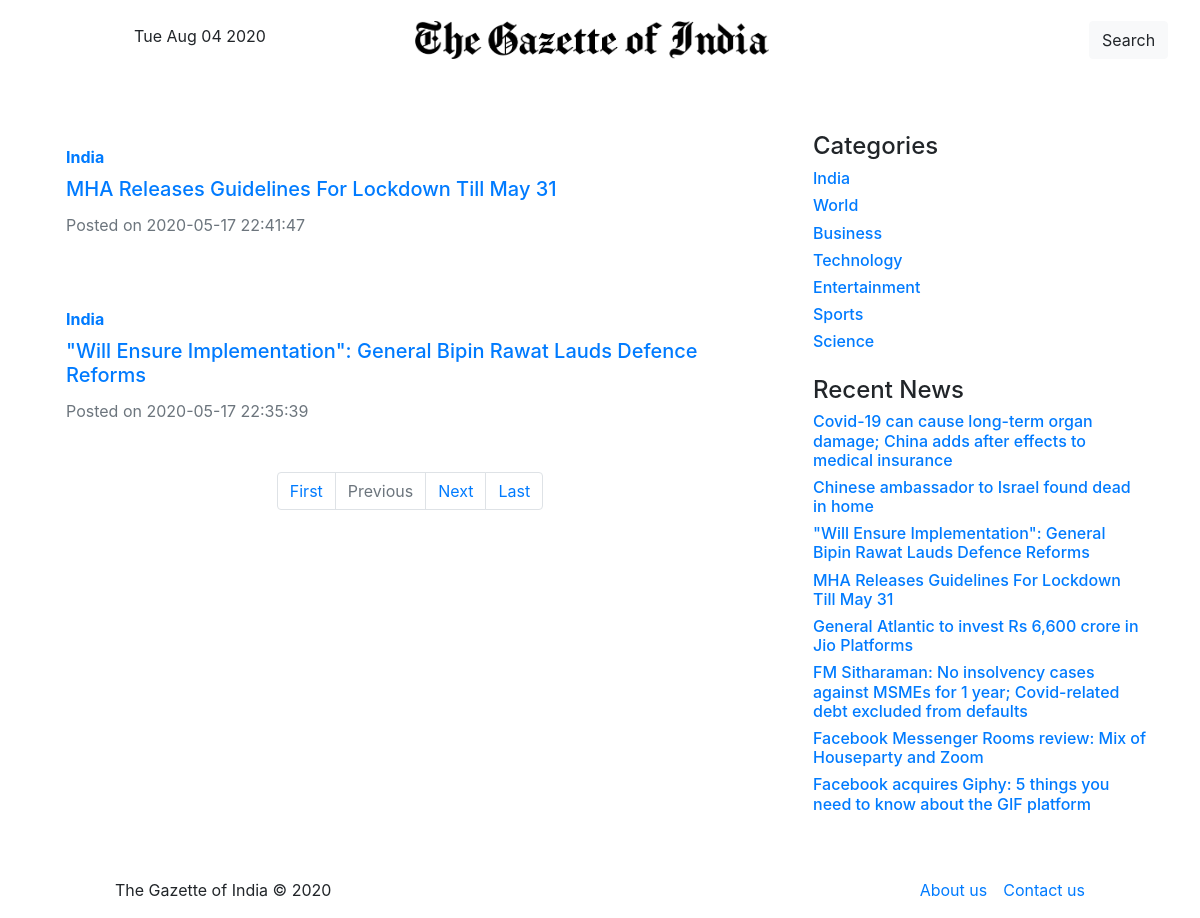
The app's page /category.php?catid=1 with its own data.
### tables this page shows
CREATE TABLE `posts` (
  `id` int(11) NOT NULL,
  `PostTitle` longtext DEFAULT NULL,
  `CategoryId` int(11) DEFAULT NULL,
  `SubCategoryId` int(11) DEFAULT NULL,
  `PostDetails` longtext DEFAULT NULL,
  `PostingDate` timestamp NULL DEFAULT current_timestamp(),
  `UpdationDate` timestamp NULL DEFAULT NULL ON UPDATE current_timestamp(),
  `Is_Active` int(1) DEFAULT NULL,
  `PostUrl` mediumtext DEFAULT NULL,
  `PostImage` varchar(255) DEFAULT NULL
);

CREATE TABLE `categories` (
  `id` int(11) NOT NULL,
  `CategoryName` varchar(200) DEFAULT NULL,
  `Description` mediumtext DEFAULT NULL,
  `PostingDate` timestamp NULL DEFAULT current_timestamp(),
  `UpdationDate` timestamp NULL DEFAULT NULL,
  `Is_Active` int(1) DEFAULT NULL
);

### category.php (the view, shortened to what this page needs)
<?php
include('includes/config.php');
?>
<!doctype html>
<html lang="en">
<head>
    <link href="styles/bootstrap.min.css" rel="stylesheet" type="text/css">
</head>
<body>
    <?php include('includes/header.php');?>
    <div class="container">
        <div class="row" style="margin-top: 4%">
            <div class="col-md-8">
                <?php
                if (isset($_GET['pageno']))
                {
                    $pageno = $_GET['pageno'];
                }
                else
                {
                    $pageno = 1;
                }
                $no_of_records_per_page = 8;
                $offset = ($pageno-1) * $no_of_records_per_page;
                $total_pages_sql = "SELECT COUNT(*) FROM posts";
                $result = mysqli_query($con,$total_pages_sql);
                $total_rows = mysqli_fetch_array($result)[0];
                $total_pages = ceil($total_rows / $no_of_records_per_page);
                $query=mysqli_query($con,"select posts.id as pid,posts.PostTitle as posttitle,posts.PostImage,categories.CategoryName as category,posts.PostDetails as postdetails,posts.PostingDate as postingdate,posts.PostUrl as url from posts left join categories on categories.id=posts.CategoryId where posts.CategoryId='".$_SESSION['catid']."' and posts.Is_Active=1 order by posts.id desc LIMIT $offset, $no_of_records_per_page");
                $rowcount=mysqli_num_rows($query);
                if($rowcount==0)
                {
                    echo "No record found";
                }
                else
                {
                    while ($row=mysqli_fetch_array($query))
                {
                ?>
                <a href="news-details.php?nid=<?php echo htmlentities($row['pid'])?>">
                    <div class="card mb-4" style="border-color:transparent;">
                        <div class="card-body d-flex flex-column align-items-start">
                            <strong class="d-inline-block mb-2 text-primary"><?php echo htmlentities($row['category']);?></strong>
                            <h5 class="card-title"><?php echo htmlentities($row['posttitle']);?></h5>
                            <div class="mb-1 text-muted">
                                Posted on <?php echo htmlentities($row['postingdate']);?>
                            </div>
                        </div>
                    </div>
                </a>
                <?php } ?>
                <ul class="pagination justify-content-center mb-4">
                    <li class="page-item"><a href="?pageno=1" class="page-link">First</a></li>
                    <li class="<?php if($pageno <= 1){ echo 'disabled'; } ?> page-item">
                        <a href="<?php if($pageno <= 1){ echo '#'; } else { echo "?pageno=".($pageno - 1); } ?>" class="page-link">Previous</a>
                    </li>
                    <li class="<?php if($pageno >= $total_pages){ echo 'disabled'; } ?> page-item">
                        <a href="<?php if($pageno >= $total_pages){ echo '#'; } else { echo "?pageno=".($pageno + 1); } ?> " class="page-link">Next</a>
                    </li>
                    <li class="page-item"><a href="?pageno=<?php echo $total_pages; ?>" class="page-link">Last</a></li>
                </ul>
                <?php } ?>
            </div>
            <?php include('includes/sidebar.php');?>
        </div>
    </div>
    <?php include('includes/footer.php');?>
</body>
</html>

### includes/sidebar.php
<aside class="col-md-4 blog-sidebar">
    <div class="p-2">
        <h4>Categories</h4>
        <ol class="list-unstyled mb-0">
            <?php $query=mysqli_query($con,"select id,CategoryName from categories");while($row=mysqli_fetch_array($query))
            {
            ?>
            <li>
                <h6><a href="category.php?catid=<?php echo htmlentities($row['id'])?>"><?php echo htmlentities($row['CategoryName']);?></a></h6>
            </li>
            <?php } ?>
        </ol>
    </div>
    <div class="p-2">
        <h4>Recent News</h4>
        <ol class="list-unstyled mb-3">
            <?php
            $query=mysqli_query($con,"select posts.id as pid,posts.PostTitle as posttitle from posts left join categories on categories.id=posts.CategoryId limit 8");
            while ($row=mysqli_fetch_array($query)) {
            ?>
            <li>
                <h6><a href="news-details.php?nid=<?php echo htmlentities($row['pid'])?>"><?php echo htmlentities($row['posttitle']);?></a></h6>
            </li>
            <?php } ?>
        </ol>
    </div>
</aside>

### records on screen
posts: CategoryId.CategoryName "India", PostTitle "MHA Releases Guidelines For Lockdown Till May 31", PostingDate "2020-05-17 22:41:47"
posts: CategoryId.CategoryName "India", PostTitle "\"Will Ensure Implementation\": General Bipin Rawat Lauds Defence Reforms", PostingDate "2020-05-17 22:35:39"
categories: CategoryName "India"
categories: CategoryName "World"
categories: CategoryName "Business"
categories: CategoryName "Technology"
categories: CategoryName "Entertainment"
categories: CategoryName "Sports"
categories: CategoryName "Science"
posts: PostTitle "Covid-19 can cause long-term organ damage; China adds after effects to medical insurance"
posts: PostTitle "Chinese ambassador to Israel found dead in home"
posts: PostTitle "General Atlantic to invest Rs 6,600 crore in Jio Platforms"
posts: PostTitle "FM Sitharaman: No insolvency cases against MSMEs for 1 year; Covid-related debt excluded from defaults"
posts: PostTitle "Facebook Messenger Rooms review: Mix of Houseparty and Zoom"
posts: PostTitle "Facebook acquires Giphy: 5 things you need to know about the GIF platform"
